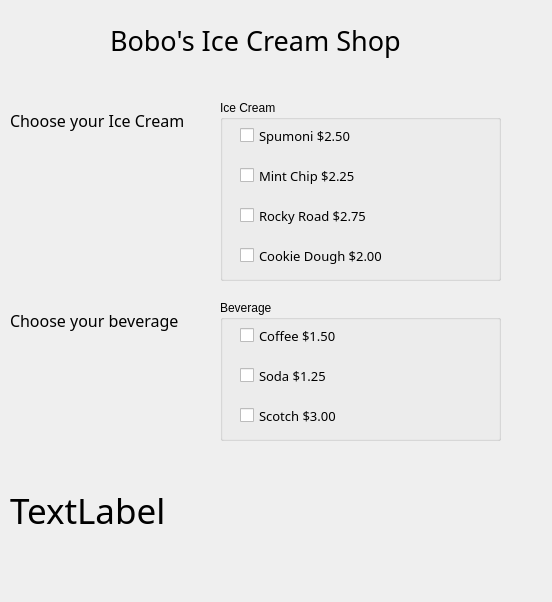
<?xml version="1.0" encoding="UTF-8"?>
<ui version="4.0">
 <class>dlgIceCreamShop</class>
 <widget class="QDialog" name="dlgIceCreamShop">
  <property name="geometry">
   <rect>
    <x>0</x>
    <y>0</y>
    <width>552</width>
    <height>602</height>
   </rect>
  </property>
  <property name="windowTitle">
   <string>Dialog</string>
  </property>
  <widget class="QLabel" name="label">
   <property name="geometry">
    <rect>
     <x>110</x>
     <y>20</y>
     <width>311</width>
     <height>41</height>
    </rect>
   </property>
   <property name="font">
    <font>
     <family>Mali Medium</family>
     <pointsize>20</pointsize>
    </font>
   </property>
   <property name="text">
    <string>Bobo's Ice Cream Shop</string>
   </property>
  </widget>
  <widget class="QLabel" name="label_2">
   <property name="geometry">
    <rect>
     <x>10</x>
     <y>100</y>
     <width>191</width>
     <height>41</height>
    </rect>
   </property>
   <property name="font">
    <font>
     <family>Mali Medium</family>
     <pointsize>12</pointsize>
    </font>
   </property>
   <property name="text">
    <string>Choose your Ice Cream</string>
   </property>
  </widget>
  <widget class="QLabel" name="label_3">
   <property name="geometry">
    <rect>
     <x>10</x>
     <y>300</y>
     <width>211</width>
     <height>41</height>
    </rect>
   </property>
   <property name="font">
    <font>
     <family>Mali Medium</family>
     <pointsize>12</pointsize>
    </font>
   </property>
   <property name="text">
    <string>Choose your beverage</string>
   </property>
  </widget>
  <widget class="QLabel" name="lblTotal">
   <property name="geometry">
    <rect>
     <x>10</x>
     <y>470</y>
     <width>491</width>
     <height>81</height>
    </rect>
   </property>
   <property name="font">
    <font>
     <family>Mali Medium</family>
     <pointsize>26</pointsize>
    </font>
   </property>
   <property name="text">
    <string>TextLabel</string>
   </property>
  </widget>
  <widget class="QGroupBox" name="grpIceCream">
   <property name="geometry">
    <rect>
     <x>220</x>
     <y>100</y>
     <width>281</width>
     <height>181</height>
    </rect>
   </property>
   <property name="title">
    <string>Ice Cream</string>
   </property>
   <widget class="QCheckBox" name="chkCookieDough">
    <property name="geometry">
     <rect>
      <x>20</x>
      <y>140</y>
      <width>231</width>
      <height>31</height>
     </rect>
    </property>
    <property name="font">
     <font>
      <family>Mali Medium</family>
      <pointsize>10</pointsize>
     </font>
    </property>
    <property name="text">
     <string>Cookie Dough $2.00</string>
    </property>
   </widget>
   <widget class="QCheckBox" name="chkMintChip">
    <property name="geometry">
     <rect>
      <x>20</x>
      <y>60</y>
      <width>231</width>
      <height>31</height>
     </rect>
    </property>
    <property name="font">
     <font>
      <family>Mali Medium</family>
      <pointsize>10</pointsize>
     </font>
    </property>
    <property name="text">
     <string>Mint Chip $2.25</string>
    </property>
   </widget>
   <widget class="QCheckBox" name="chkRockyRoad">
    <property name="geometry">
     <rect>
      <x>20</x>
      <y>100</y>
      <width>231</width>
      <height>31</height>
     </rect>
    </property>
    <property name="font">
     <font>
      <family>Mali Medium</family>
      <pointsize>10</pointsize>
     </font>
    </property>
    <property name="text">
     <string>Rocky Road $2.75</string>
    </property>
   </widget>
   <widget class="QCheckBox" name="chkSpumoni">
    <property name="geometry">
     <rect>
      <x>20</x>
      <y>20</y>
      <width>231</width>
      <height>31</height>
     </rect>
    </property>
    <property name="font">
     <font>
      <family>Mali Medium</family>
      <pointsize>10</pointsize>
     </font>
    </property>
    <property name="text">
     <string>Spumoni $2.50</string>
    </property>
   </widget>
  </widget>
  <widget class="QGroupBox" name="groupBox_2">
   <property name="geometry">
    <rect>
     <x>220</x>
     <y>300</y>
     <width>281</width>
     <height>141</height>
    </rect>
   </property>
   <property name="title">
    <string>Beverage</string>
   </property>
   <widget class="QCheckBox" name="chkScotch">
    <property name="geometry">
     <rect>
      <x>20</x>
      <y>100</y>
      <width>231</width>
      <height>31</height>
     </rect>
    </property>
    <property name="font">
     <font>
      <family>Mali Medium</family>
      <pointsize>10</pointsize>
     </font>
    </property>
    <property name="text">
     <string>Scotch $3.00</string>
    </property>
   </widget>
   <widget class="QCheckBox" name="chkSoda">
    <property name="geometry">
     <rect>
      <x>20</x>
      <y>60</y>
      <width>231</width>
      <height>31</height>
     </rect>
    </property>
    <property name="font">
     <font>
      <family>Mali Medium</family>
      <pointsize>10</pointsize>
     </font>
    </property>
    <property name="text">
     <string>Soda $1.25</string>
    </property>
   </widget>
   <widget class="QCheckBox" name="chkCoffee">
    <property name="geometry">
     <rect>
      <x>20</x>
      <y>20</y>
      <width>231</width>
      <height>31</height>
     </rect>
    </property>
    <property name="font">
     <font>
      <family>Mali Medium</family>
      <pointsize>10</pointsize>
     </font>
    </property>
    <property name="text">
     <string>Coffee $1.50</string>
    </property>
   </widget>
  </widget>
 </widget>
 <resources/>
 <connections/>
</ui>
